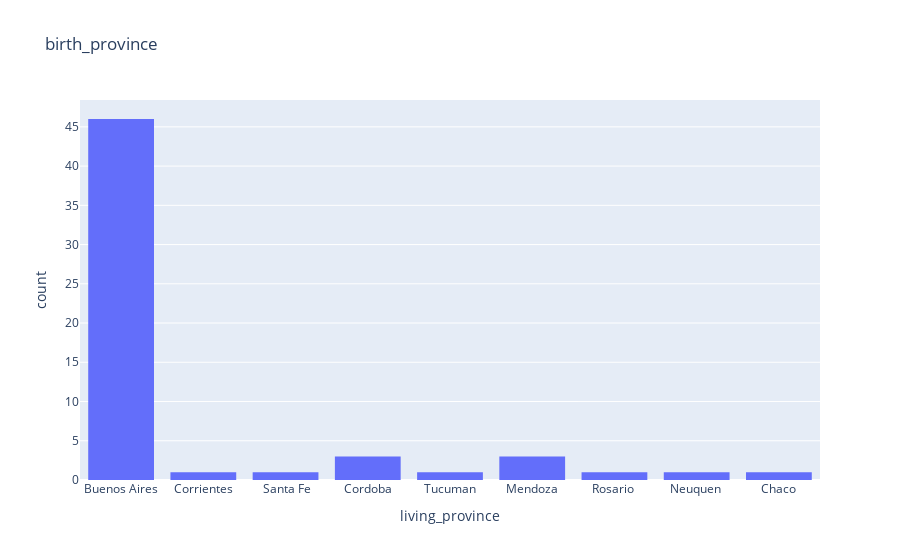

This figure's notebook cell:
### Code cell
fig = px.histogram(df, x='living_province', title="birth_province")
fig.show()

### Figure 1 — Plotly figure (JSON) as saved in the notebook; plotly's stock layout.template omitted (floating-point values rounded to 4 significant figures)
{"data": [{"alignmentgroup": "True", "bingroup": "x", "hovertemplate": "living_province=%{x}<br>count=%{y}<extra></extra>", "legendgroup": "", "marker": {"color": "#636efa", "pattern": {"shape": ""}}, "name": "", "offsetgroup": "", "orientation": "v", "showlegend": false, "type": "histogram", "x": [null, "Buenos Aires", "Buenos Aires", "Buenos Aires", "Corrientes", " Santa Fe", "Buenos Aires", "Buenos Aires", "Buenos Aires", "Cordoba", "Buenos Aires", "Buenos Aires", "Buenos Aires", "Buenos Aires", "Cordoba", "Buenos Aires", "Buenos Aires", "Buenos Aires", "Buenos Aires", null, "Buenos Aires", "Tucuman", "Buenos Aires", "Buenos Aires", "Cordoba", "Buenos Aires", "Buenos Aires", null, "Buenos Aires", null, "Mendoza", "Buenos Aires", "Mendoza", "Buenos Aires", "Buenos Aires", "Buenos Aires", null, "Buenos Aires", "Buenos Aires", "Buenos Aires", "Rosario ", "Buenos Aires", "Buenos Aires", "Buenos Aires", null, "Buenos Aires", "Buenos Aires", "Buenos Aires", "Buenos Aires", null, "Buenos Aires", "Buenos Aires", null, "Buenos Aires", null, "Buenos Aires", null, "Buenos Aires", "Buenos Aires", null, null, "Buenos Aires", null, "Buenos Aires", null, "Buenos Aires", "Neuquen ", "Mendoza", null, "Buenos Aires", "Buenos Aires", "Buenos Aires", "Chaco"], "xaxis": "x", "yaxis": "y"}], "layout": {"autosize": true, "barmode": "relative", "legend": {"tracegroupgap": 0}, "title": {"text": "birth_province"}, "xaxis": {"anchor": "y", "autorange": true, "domain": [0, 1], "range": [-0.5, 8.5], "title": {"text": "living_province"}, "type": "category"}, "yaxis": {"anchor": "x", "autorange": true, "domain": [0, 1], "range": [0, 48.42], "title": {"text": "count"}}}}
